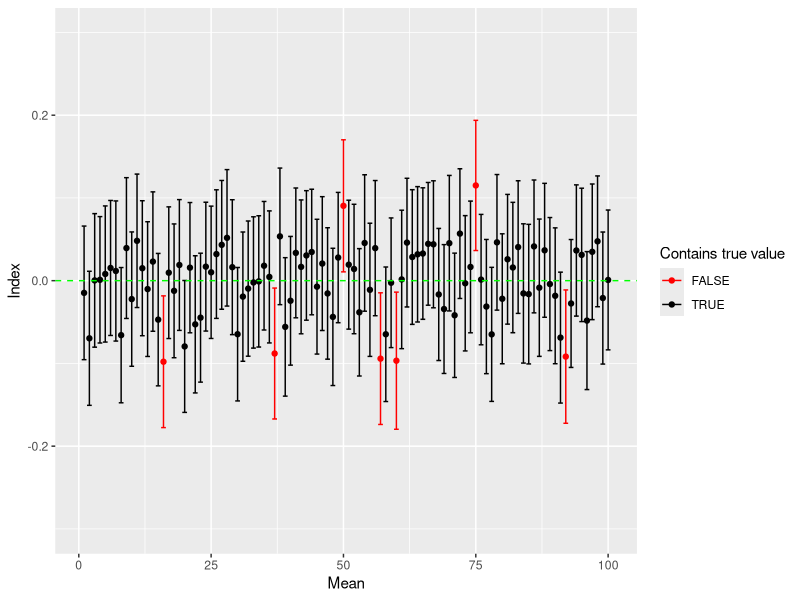

Recreate this plot in R.
## ---- chunk 1
library(ggplot2)
library(dplyr)
## ---- chunk 2
set.seed(563)
## ---- chunk 3
n <- 600 # set sample size
samps <- matrix(nrow = 100, ncol = n)

for (i in 1:100){
  samp_i <- rnorm(n)
  for (j in 1:n){
    samps[i,j] <- samp_i[j]
  }
}


## ---- chunk 4
stats <- function(samp){
  bias <- mean(samp)
  se <- sd(samp)/sqrt(length(samp))
  CI_l <- mean(samp) - 1.96 * se
  CI_u <- mean(samp) + 1.96 * se
  results <- cbind(bias, se, CI_l, CI_u)
  return(results)
}
  
summstats <- matrix(nrow = 100, ncol = 4)

for (i in 1:100){
  summs <- stats(samps[i,])
  for (j in 1:4){
    summstats[i,j] <- summs[j]
  }
}
## ---- chunk 5
summstats <- as.data.frame(summstats)
colnames(summstats) <- c("Bias", "SE", 
                         "Lowerbound_CI", "Upperbound_CI")
summstats <- summstats  %>% 
  mutate(id = row_number(), .before = 1)

samps <- as.data.frame(samps)
samps <- samps  %>% 
  mutate(id = row_number(), .before = V1)

## ---- chunk 6
ggplot(summstats, 
       aes(x = 1:nrow(summstats),
           y = Bias,
           colour = !(Lowerbound_CI > 0 | Upperbound_CI < 0))) +
  scale_colour_manual(name = 'Contains true value', 
                      values = setNames(c('black','red'),
                                        c(T, F))) +
  labs(x="Mean", y = "Index") +
  ylim (-0.3, 0.3) +
  geom_errorbar(aes(ymin=Lowerbound_CI, ymax=Upperbound_CI)) +
  geom_point() + 
  geom_hline(yintercept=0, linetype="dashed", color = "green")


## ---- chunk 7
outside_samp_stats <- summstats %>% 
  rename(Mean = Bias) %>% 
  filter(Lowerbound_CI > 0 | Upperbound_CI < 0)

print(outside_samp_stats[,2:5])
## ---- chunk 8
# save samples
outside_samps <- samps %>% 
  filter(id %in% outside_samp_stats$id)
